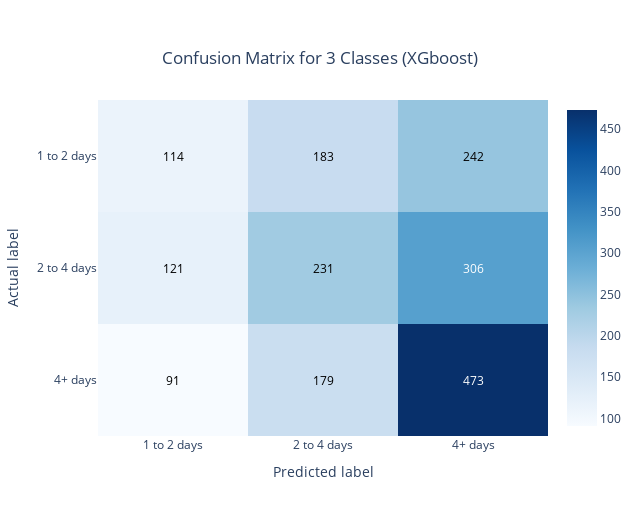

The notebook cell saved with this chart:
### Code cell
class_labels = ['1 to 2 days', '2 to 4 days', '4+ days']

fig = go.Figure(data=go.Heatmap(
    z=xgb_cm[::-1],
    x=class_labels,
    y=class_labels[::-1],
    colorscale='Blues',
    showscale=True
))

annotations = []
for i, row in enumerate(xgb_cm):
    for j, value in enumerate(row):
        annotations.append(
            go.layout.Annotation(
                text=str(value),
                x=class_labels[j],
                y=class_labels[i],
                showarrow=False,
                font=dict(color="white" if xgb_cm[i][j] > max(xgb_cm[0]) else "black")
            )
        )

fig.update_layout(
    title={
        'text': 'Confusion Matrix for 3 Classes (XGboost)',
        'y':0.9,
        'x':0.5,
        'xanchor': 'center',
        'yanchor': 'top'},
    annotations=annotations,
    xaxis=dict(title='Predicted label'),
    yaxis=dict(title='Actual label')
)


fig.update_layout(width=640, height=516)

fig.show()

### Figure 1 — Plotly figure (JSON) as saved in the notebook; plotly's stock layout.template omitted (floating-point values rounded to 4 significant figures)
{"data": [{"colorscale": [[0, "rgb(247,251,255)"], [0.125, "rgb(222,235,247)"], [0.25, "rgb(198,219,239)"], [0.375, "rgb(158,202,225)"], [0.5, "rgb(107,174,214)"], [0.625, "rgb(66,146,198)"], [0.75, "rgb(33,113,181)"], [0.875, "rgb(8,81,156)"], [1, "rgb(8,48,107)"]], "showscale": true, "type": "heatmap", "x": ["1 to 2 days", "2 to 4 days", "4+ days"], "y": ["4+ days", "2 to 4 days", "1 to 2 days"], "z": [[91, 179, 473], [121, 231, 306], [114, 183, 242]]}], "layout": {"annotations": [{"font": {"color": "black"}, "showarrow": false, "text": "114", "x": "1 to 2 days", "y": "1 to 2 days"}, {"font": {"color": "black"}, "showarrow": false, "text": "183", "x": "2 to 4 days", "y": "1 to 2 days"}, {"font": {"color": "black"}, "showarrow": false, "text": "242", "x": "4+ days", "y": "1 to 2 days"}, {"font": {"color": "black"}, "showarrow": false, "text": "121", "x": "1 to 2 days", "y": "2 to 4 days"}, {"font": {"color": "black"}, "showarrow": false, "text": "231", "x": "2 to 4 days", "y": "2 to 4 days"}, {"font": {"color": "white"}, "showarrow": false, "text": "306", "x": "4+ days", "y": "2 to 4 days"}, {"font": {"color": "black"}, "showarrow": false, "text": "91", "x": "1 to 2 days", "y": "4+ days"}, {"font": {"color": "black"}, "showarrow": false, "text": "179", "x": "2 to 4 days", "y": "4+ days"}, {"font": {"color": "white"}, "showarrow": false, "text": "473", "x": "4+ days", "y": "4+ days"}], "height": 516, "title": {"text": "Confusion Matrix for 3 Classes (XGboost)", "x": 0.5, "xanchor": "center", "y": 0.9, "yanchor": "top"}, "width": 640, "xaxis": {"title": {"text": "Predicted label"}}, "yaxis": {"title": {"text": "Actual label"}}}}
